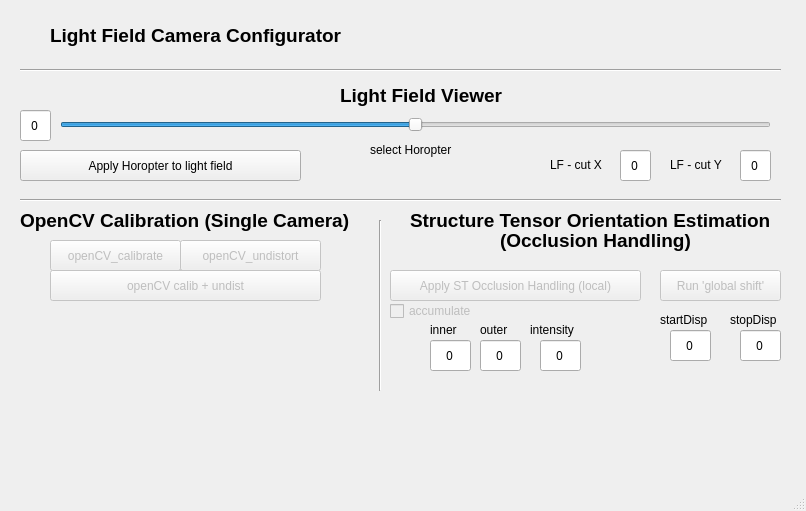
<?xml version="1.0" encoding="UTF-8"?>
<ui version="4.0">
 <class>GUI_Toolbox</class>
 <widget class="QMainWindow" name="GUI_Toolbox">
  <property name="enabled">
   <bool>true</bool>
  </property>
  <property name="geometry">
   <rect>
    <x>0</x>
    <y>0</y>
    <width>806</width>
    <height>511</height>
   </rect>
  </property>
  <property name="windowTitle">
   <string>GUI_Toolbox</string>
  </property>
  <widget class="QWidget" name="centralWidget">
   <widget class="QSlider" name="Slider_selectHoropter">
    <property name="geometry">
     <rect>
      <x>60</x>
      <y>110</y>
      <width>711</width>
      <height>29</height>
     </rect>
    </property>
    <property name="minimum">
     <number>-50</number>
    </property>
    <property name="maximum">
     <number>50</number>
    </property>
    <property name="orientation">
     <enum>Qt::Horizontal</enum>
    </property>
   </widget>
   <widget class="QPushButton" name="Button_ApplyHoropter">
    <property name="geometry">
     <rect>
      <x>20</x>
      <y>150</y>
      <width>281</width>
      <height>31</height>
     </rect>
    </property>
    <property name="font">
     <font>
      <family>Arial</family>
     </font>
    </property>
    <property name="text">
     <string>Apply Horopter to light field</string>
    </property>
   </widget>
   <widget class="QLabel" name="Label_selectHoropter">
    <property name="geometry">
     <rect>
      <x>370</x>
      <y>140</y>
      <width>101</width>
      <height>20</height>
     </rect>
    </property>
    <property name="font">
     <font>
      <family>Arial</family>
     </font>
    </property>
    <property name="text">
     <string>select Horopter</string>
    </property>
   </widget>
   <widget class="QLineEdit" name="lineEdit_Horopter">
    <property name="enabled">
     <bool>true</bool>
    </property>
    <property name="geometry">
     <rect>
      <x>20</x>
      <y>110</y>
      <width>31</width>
      <height>31</height>
     </rect>
    </property>
    <property name="font">
     <font>
      <family>Arial Black</family>
      <weight>50</weight>
      <bold>false</bold>
      <strikeout>false</strikeout>
     </font>
    </property>
    <property name="text">
     <string>0</string>
    </property>
    <property name="alignment">
     <set>Qt::AlignCenter</set>
    </property>
    <property name="readOnly">
     <bool>true</bool>
    </property>
   </widget>
   <widget class="QLabel" name="Label_cut_X">
    <property name="geometry">
     <rect>
      <x>550</x>
      <y>155</y>
      <width>91</width>
      <height>20</height>
     </rect>
    </property>
    <property name="font">
     <font>
      <family>Arial</family>
     </font>
    </property>
    <property name="text">
     <string>LF - cut X </string>
    </property>
   </widget>
   <widget class="QLabel" name="Label_cut_Y">
    <property name="geometry">
     <rect>
      <x>670</x>
      <y>155</y>
      <width>91</width>
      <height>20</height>
     </rect>
    </property>
    <property name="font">
     <font>
      <family>Arial</family>
     </font>
    </property>
    <property name="text">
     <string>LF - cut Y </string>
    </property>
   </widget>
   <widget class="QLineEdit" name="lineEdit_cut_X">
    <property name="enabled">
     <bool>true</bool>
    </property>
    <property name="geometry">
     <rect>
      <x>620</x>
      <y>150</y>
      <width>31</width>
      <height>31</height>
     </rect>
    </property>
    <property name="font">
     <font>
      <family>Arial Black</family>
      <weight>50</weight>
      <bold>false</bold>
      <strikeout>false</strikeout>
     </font>
    </property>
    <property name="text">
     <string>0</string>
    </property>
    <property name="alignment">
     <set>Qt::AlignCenter</set>
    </property>
    <property name="readOnly">
     <bool>false</bool>
    </property>
   </widget>
   <widget class="QLineEdit" name="lineEdit_cut_Y">
    <property name="enabled">
     <bool>true</bool>
    </property>
    <property name="geometry">
     <rect>
      <x>740</x>
      <y>150</y>
      <width>31</width>
      <height>31</height>
     </rect>
    </property>
    <property name="font">
     <font>
      <family>Arial Black</family>
      <weight>50</weight>
      <bold>false</bold>
      <strikeout>false</strikeout>
     </font>
    </property>
    <property name="text">
     <string>0</string>
    </property>
    <property name="alignment">
     <set>Qt::AlignCenter</set>
    </property>
    <property name="readOnly">
     <bool>false</bool>
    </property>
   </widget>
   <widget class="QPushButton" name="Button_OpenCVCalibrate">
    <property name="enabled">
     <bool>false</bool>
    </property>
    <property name="geometry">
     <rect>
      <x>50</x>
      <y>240</y>
      <width>131</width>
      <height>31</height>
     </rect>
    </property>
    <property name="toolTip">
     <string>Load OpenCV xml file to use calibration</string>
    </property>
    <property name="text">
     <string>openCV_calibrate</string>
    </property>
   </widget>
   <widget class="QPushButton" name="Button_OpenCVUndistort">
    <property name="enabled">
     <bool>false</bool>
    </property>
    <property name="geometry">
     <rect>
      <x>180</x>
      <y>240</y>
      <width>141</width>
      <height>31</height>
     </rect>
    </property>
    <property name="toolTip">
     <string>Load OpenCV undist file to use calibration</string>
    </property>
    <property name="text">
     <string>openCV_undistort</string>
    </property>
   </widget>
   <widget class="QPushButton" name="Button_OpenCVCalibrateUndistort">
    <property name="enabled">
     <bool>false</bool>
    </property>
    <property name="geometry">
     <rect>
      <x>50</x>
      <y>270</y>
      <width>271</width>
      <height>31</height>
     </rect>
    </property>
    <property name="toolTip">
     <string>Load OpenCV xml file to use calibration and undistortion</string>
    </property>
    <property name="text">
     <string>openCV calib + undist</string>
    </property>
   </widget>
   <widget class="QPushButton" name="Button_ApplyStructureTensor">
    <property name="enabled">
     <bool>false</bool>
    </property>
    <property name="geometry">
     <rect>
      <x>390</x>
      <y>270</y>
      <width>251</width>
      <height>31</height>
     </rect>
    </property>
    <property name="text">
     <string>Apply ST Occlusion Handling (local)</string>
    </property>
   </widget>
   <widget class="QCheckBox" name="checkBox_accumulate">
    <property name="enabled">
     <bool>false</bool>
    </property>
    <property name="geometry">
     <rect>
      <x>390</x>
      <y>300</y>
      <width>111</width>
      <height>22</height>
     </rect>
    </property>
    <property name="text">
     <string>accumulate</string>
    </property>
    <property name="checkable">
     <bool>true</bool>
    </property>
    <property name="checked">
     <bool>false</bool>
    </property>
   </widget>
   <widget class="QLabel" name="Label_inner">
    <property name="geometry">
     <rect>
      <x>430</x>
      <y>320</y>
      <width>41</width>
      <height>20</height>
     </rect>
    </property>
    <property name="text">
     <string>inner</string>
    </property>
   </widget>
   <widget class="QLineEdit" name="lineEdit_inner">
    <property name="enabled">
     <bool>true</bool>
    </property>
    <property name="geometry">
     <rect>
      <x>430</x>
      <y>340</y>
      <width>41</width>
      <height>31</height>
     </rect>
    </property>
    <property name="font">
     <font>
      <family>Arial Black</family>
      <weight>50</weight>
      <bold>false</bold>
      <strikeout>false</strikeout>
     </font>
    </property>
    <property name="text">
     <string>0</string>
    </property>
    <property name="alignment">
     <set>Qt::AlignCenter</set>
    </property>
    <property name="readOnly">
     <bool>false</bool>
    </property>
   </widget>
   <widget class="QLineEdit" name="lineEdit_outer">
    <property name="enabled">
     <bool>true</bool>
    </property>
    <property name="geometry">
     <rect>
      <x>480</x>
      <y>340</y>
      <width>41</width>
      <height>31</height>
     </rect>
    </property>
    <property name="font">
     <font>
      <family>Arial Black</family>
      <weight>50</weight>
      <bold>false</bold>
      <strikeout>false</strikeout>
     </font>
    </property>
    <property name="text">
     <string>0</string>
    </property>
    <property name="alignment">
     <set>Qt::AlignCenter</set>
    </property>
    <property name="readOnly">
     <bool>false</bool>
    </property>
   </widget>
   <widget class="QLineEdit" name="lineEdit_intens">
    <property name="enabled">
     <bool>true</bool>
    </property>
    <property name="geometry">
     <rect>
      <x>540</x>
      <y>340</y>
      <width>41</width>
      <height>31</height>
     </rect>
    </property>
    <property name="font">
     <font>
      <family>Arial Black</family>
      <weight>50</weight>
      <bold>false</bold>
      <strikeout>false</strikeout>
     </font>
    </property>
    <property name="text">
     <string>0</string>
    </property>
    <property name="alignment">
     <set>Qt::AlignCenter</set>
    </property>
    <property name="readOnly">
     <bool>false</bool>
    </property>
   </widget>
   <widget class="QLabel" name="Label_outer">
    <property name="geometry">
     <rect>
      <x>480</x>
      <y>320</y>
      <width>41</width>
      <height>20</height>
     </rect>
    </property>
    <property name="text">
     <string>outer</string>
    </property>
   </widget>
   <widget class="QLabel" name="Label_intens">
    <property name="geometry">
     <rect>
      <x>530</x>
      <y>320</y>
      <width>61</width>
      <height>20</height>
     </rect>
    </property>
    <property name="text">
     <string>intensity</string>
    </property>
   </widget>
   <widget class="QLineEdit" name="lineEdit_stopDisp">
    <property name="enabled">
     <bool>true</bool>
    </property>
    <property name="geometry">
     <rect>
      <x>740</x>
      <y>330</y>
      <width>41</width>
      <height>31</height>
     </rect>
    </property>
    <property name="font">
     <font>
      <family>Arial Black</family>
      <weight>50</weight>
      <bold>false</bold>
      <strikeout>false</strikeout>
     </font>
    </property>
    <property name="text">
     <string>0</string>
    </property>
    <property name="alignment">
     <set>Qt::AlignCenter</set>
    </property>
    <property name="readOnly">
     <bool>false</bool>
    </property>
   </widget>
   <widget class="QLabel" name="Label_stopDisp">
    <property name="geometry">
     <rect>
      <x>730</x>
      <y>310</y>
      <width>61</width>
      <height>20</height>
     </rect>
    </property>
    <property name="text">
     <string>stopDisp</string>
    </property>
   </widget>
   <widget class="QLabel" name="Label_startDisp">
    <property name="geometry">
     <rect>
      <x>660</x>
      <y>310</y>
      <width>61</width>
      <height>20</height>
     </rect>
    </property>
    <property name="font">
     <font>
      <family>Ubuntu</family>
      <italic>false</italic>
     </font>
    </property>
    <property name="text">
     <string>startDisp</string>
    </property>
   </widget>
   <widget class="QLineEdit" name="lineEdit_startDisp">
    <property name="enabled">
     <bool>true</bool>
    </property>
    <property name="geometry">
     <rect>
      <x>670</x>
      <y>330</y>
      <width>41</width>
      <height>31</height>
     </rect>
    </property>
    <property name="font">
     <font>
      <family>Arial Black</family>
      <weight>50</weight>
      <bold>false</bold>
      <strikeout>false</strikeout>
     </font>
    </property>
    <property name="text">
     <string>0</string>
    </property>
    <property name="alignment">
     <set>Qt::AlignCenter</set>
    </property>
    <property name="readOnly">
     <bool>false</bool>
    </property>
   </widget>
   <widget class="QPushButton" name="Button_ApplyStructureTensor_range">
    <property name="enabled">
     <bool>false</bool>
    </property>
    <property name="geometry">
     <rect>
      <x>660</x>
      <y>270</y>
      <width>121</width>
      <height>31</height>
     </rect>
    </property>
    <property name="text">
     <string>Run 'global shift'</string>
    </property>
   </widget>
   <widget class="Line" name="line">
    <property name="geometry">
     <rect>
      <x>20</x>
      <y>190</y>
      <width>761</width>
      <height>20</height>
     </rect>
    </property>
    <property name="orientation">
     <enum>Qt::Horizontal</enum>
    </property>
   </widget>
   <widget class="QLabel" name="label_lightfieldviewer">
    <property name="geometry">
     <rect>
      <x>340</x>
      <y>80</y>
      <width>171</width>
      <height>31</height>
     </rect>
    </property>
    <property name="font">
     <font>
      <family>Arial</family>
      <pointsize>14</pointsize>
      <weight>75</weight>
      <bold>true</bold>
     </font>
    </property>
    <property name="text">
     <string>Light Field Viewer</string>
    </property>
   </widget>
   <widget class="QLabel" name="label_opencvCalibration">
    <property name="geometry">
     <rect>
      <x>20</x>
      <y>200</y>
      <width>341</width>
      <height>41</height>
     </rect>
    </property>
    <property name="font">
     <font>
      <family>Arial</family>
      <pointsize>14</pointsize>
      <weight>75</weight>
      <bold>true</bold>
     </font>
    </property>
    <property name="text">
     <string>OpenCV Calibration (Single Camera)</string>
    </property>
   </widget>
   <widget class="Line" name="line_2">
    <property name="geometry">
     <rect>
      <x>370</x>
      <y>220</y>
      <width>21</width>
      <height>171</height>
     </rect>
    </property>
    <property name="orientation">
     <enum>Qt::Vertical</enum>
    </property>
   </widget>
   <widget class="QLabel" name="label_structureTensor">
    <property name="geometry">
     <rect>
      <x>410</x>
      <y>200</y>
      <width>381</width>
      <height>41</height>
     </rect>
    </property>
    <property name="font">
     <font>
      <family>Arial</family>
      <pointsize>14</pointsize>
      <weight>75</weight>
      <bold>true</bold>
     </font>
    </property>
    <property name="text">
     <string>Structure Tensor Orientation Estimation</string>
    </property>
   </widget>
   <widget class="QLabel" name="label_structureTensor_2">
    <property name="geometry">
     <rect>
      <x>500</x>
      <y>220</y>
      <width>201</width>
      <height>41</height>
     </rect>
    </property>
    <property name="font">
     <font>
      <family>Arial</family>
      <pointsize>14</pointsize>
      <weight>75</weight>
      <bold>true</bold>
     </font>
    </property>
    <property name="text">
     <string>(Occlusion Handling)</string>
    </property>
   </widget>
   <widget class="Line" name="line_3">
    <property name="geometry">
     <rect>
      <x>20</x>
      <y>60</y>
      <width>761</width>
      <height>20</height>
     </rect>
    </property>
    <property name="orientation">
     <enum>Qt::Horizontal</enum>
    </property>
   </widget>
   <widget class="QLabel" name="label_lightfieldcamconfigurator">
    <property name="geometry">
     <rect>
      <x>50</x>
      <y>20</y>
      <width>301</width>
      <height>31</height>
     </rect>
    </property>
    <property name="font">
     <font>
      <family>Arial</family>
      <pointsize>14</pointsize>
      <weight>75</weight>
      <bold>true</bold>
     </font>
    </property>
    <property name="text">
     <string>Light Field Camera Configurator</string>
    </property>
   </widget>
  </widget>
  <widget class="QMenuBar" name="menuBar">
   <property name="geometry">
    <rect>
     <x>0</x>
     <y>0</y>
     <width>806</width>
     <height>21</height>
    </rect>
   </property>
  </widget>
  <widget class="QStatusBar" name="statusBar"/>
 </widget>
 <layoutdefault spacing="6" margin="11"/>
 <resources/>
 <connections/>
</ui>
